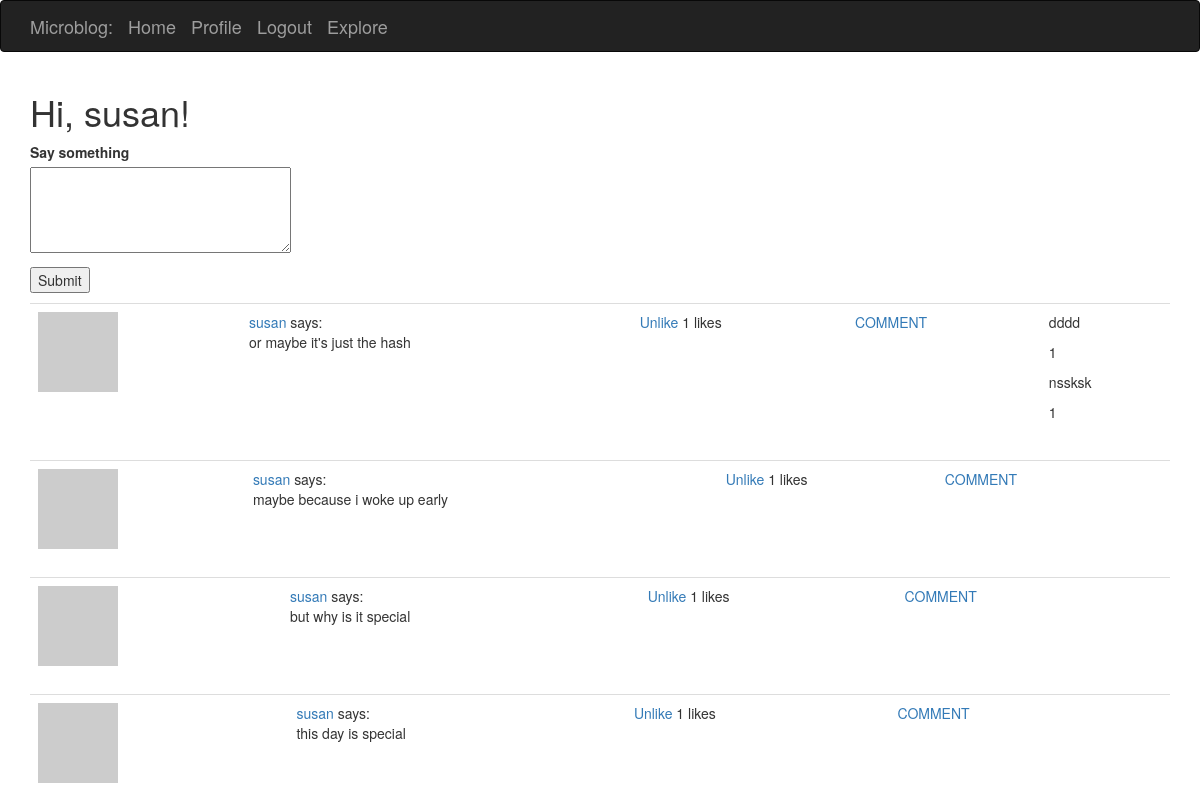
The app's page /index (signed in) with its own data.
### app/models.py (models this page shows, shortened)
class User(UserMixin , db.Model):
    id = db.Column(db.Integer, primary_key=True)
    username = db.Column(db.String(64), index=True, unique=True)
    email = db.Column(db.String(120), index=True, unique=True)
    password_hash = db.Column(db.String(128))
    posts = db.relationship('Post', backref='author', lazy='dynamic')
    about_me = db.Column(db.String(140))
    last_seen = db.Column(db.DateTime, default=datetime.utcnow)
    language = db.Column(db.String(5))
    followed = db.relationship(
    'User', secondary=followers,
    primaryjoin=(followers.c.follower_id == id),
    secondaryjoin=(followers.c.followed_id == id),
    backref=db.backref('followers', lazy='dynamic'), lazy='dynamic')
    liked = db.relationship(
        'PostLike',
        foreign_keys='PostLike.user_id',
        backref='user', lazy='dynamic')
    def has_liked_post(self, post):
        return PostLike.query.filter(
            PostLike.user_id == self.id,
            PostLike.post_id == post.id).count() > 0
    def avatar(self,size):
        digest = md5(self.email.lower().encode('utf-8')).hexdigest()
        return 'https://www.gravatar.com/avatar/{}?d=identicon&s={}'.format(digest,size)
    def followed_posts(self):
        followed = Post.query.join(followers,(followers.c.follower_id == Post.user_id)).filter(followers.c.follower_id == self.id)
        own = Post.query.filter_by(user_id=self.id)
        return followed.union(own).order_by(Post.timestamp.desc())

class Post(db.Model):
    id = db.Column(db.Integer, primary_key=True)
    body = db.Column(db.String(140))
    timestamp = db.Column(db.DateTime, index=True, default=datetime.utcnow)
    user_id = db.Column(db.Integer, db.ForeignKey('user.id'))
    comments = db.relationship('Comment', backref='title', lazy='dynamic')
    likes = db.relationship('PostLike', backref='post', lazy='dynamic')
    def get_comments(self,post):
        return Comment.query.filter_by(post_id=post.id).order_by(Comment.timestamp.desc())

class Comment(db.Model):
    id = db.Column(db.Integer, primary_key = True)
    body = db.Column(db.String(140))
    author=db.Column(db.Integer, db.ForeignKey('user.id'))
    timestamp = db.Column(db.DateTime ,index=True, default=datetime.utcnow)
    post_id = db.Column(db.Integer, db.ForeignKey('post.id'))

### app/routes.py (the view)
@app.route('/',methods=['GET','POST'])
@app.route('/index',methods=['GET','POST'])
@login_required
def index():
	form = PostForm()
	if form.validate_on_submit():
		post = Post(body=form.post.data, author=current_user)
		db.session.add(post)
		db.session.commit()
		flash('Your post is now live!')
		return redirect(url_for('index'))
	page = request.args.get('page', 1, type=int)
	posts = current_user.followed_posts().paginate(page, app.config['POSTS_PER_PAGE'], False)
	next_url = url_for('index', page=posts.next_num) \
		if posts.has_next else None
	prev_url = url_for('index', page=posts.prev_num) \
		if posts.has_prev else None
	return render_template('index.html',title='Home Page',form=form,posts=posts.items,next_url=next_url,prev_url=prev_url)

### app/forms.py
class PostForm(FlaskForm):
    post = TextAreaField('Say something', validators=[
        DataRequired(), Length(min=1, max=140)])
    submit = SubmitField('Submit')

### app/models.py (called while the page is built)
@login.user_loader
def load_user(id):
	return User.query.get(int(id))

### app/routes.py (called while the page is built)
@app.before_request
def before_request():
	if current_user.is_authenticated:
		current_user.last_seen = datetime.utcnow()
		db.session.commit()

### app/templates/index.html (shortened to what this page needs)
{% extends "base.html" %}
{% block maal %}
    <h1>Hi, {{ current_user.username }}!</h1>
    {% if form%}
    <form action="" method="post">
        <p>
            {{ form.post.label }}<br>
            {{ form.post(cols=32, rows=4) }}<br>
        </p>
        <p>{{ form.submit() }}</p>
    </form>
    {% endif %}
    {% for post in posts %}
        {% include '_post.html'%}
    {% endfor %}
{% endblock %}

### app/templates/base.html (shortened to what this page needs)
{% extends 'bootstrap/base.html' %}
        {% block navbar %}
            <nav class="navbar navbar-inverse">
                <div class="container">
                    <div class="navbar-headr">
                        <a class="navbar-brand mb-0 ">Microblog:</a>
                    </div>
                <a class="navbar-brand px-3" href="{{ url_for('index') }}">Home</a>
                {% if current_user.is_anonymous %}
                <a class="navbar-brand px-1" href="{{ url_for('login') }}" >Login</a>
                {% else %}
                <a class="navbar-brand px-1" href="{{ url_for('user', username=current_user.username) }}">Profile</a>
                <a class="navbar-brand px-3" href="{{ url_for('logout') }}" >Logout</a>
                {% endif %}
                <a class="navbar-brand px-2" href="{{ url_for('explore') }}">Explore</a>
                </div>
            </nav>
        {% endblock %}
        {% block content %}
            <div class="container">
                {% block maal %}{% endblock %}
            </div>
        {% endblock %}

### app/templates/_post.html
<table class="table table-hover">
	<tr valign="top">
		<td scope="col">
			<a href="{{url_for('user',username=post.author.username)}}">
				<img src="{{ post.author.avatar(70) }}">
			</a>
		</td>
		<td scope="col">
			<a href="{{ url_for('user', username=post.author.username) }}">
				{{post.author.username}}
			</a>
			says:<br>{{ post.body}}
		</td>
		<td scope="col">
			{% if current_user.has_liked_post(post) %}
   			<a href="{{ url_for('like_action', post_id=post.id, action='unlike') }}">Unlike</a>
  			{% else %}
   			<a href="{{ url_for('like_action', post_id=post.id, action='like') }}">Like</a>
  			{% endif %}
  			{{ post.likes.count() }} likes
		</td>
		<td scope="col">
			<a href="{{ url_for('add_comment', post_id=post.id) }}">COMMENT</a>
		</td>
		<td>
			{% for comment in post.get_comments(post) %}
			<p>{{comment.body}}</p>
			<p>{{comment.author}}</p>
		{% endfor %}
		</td>
	</tr>
</table>

### records on screen
User: username "susan"
Post: author.username "susan", body "or maybe it's just the hash", likes.count "1"
Comment: body "dddd", author "1"
Comment: body "nssksk", author "1"
Post: author.username "susan", body "maybe because i woke up early", likes.count "1"
Post: author.username "susan", body "but why is it special", likes.count "1"
Post: author.username "susan", body "this day is special", likes.count "1"
